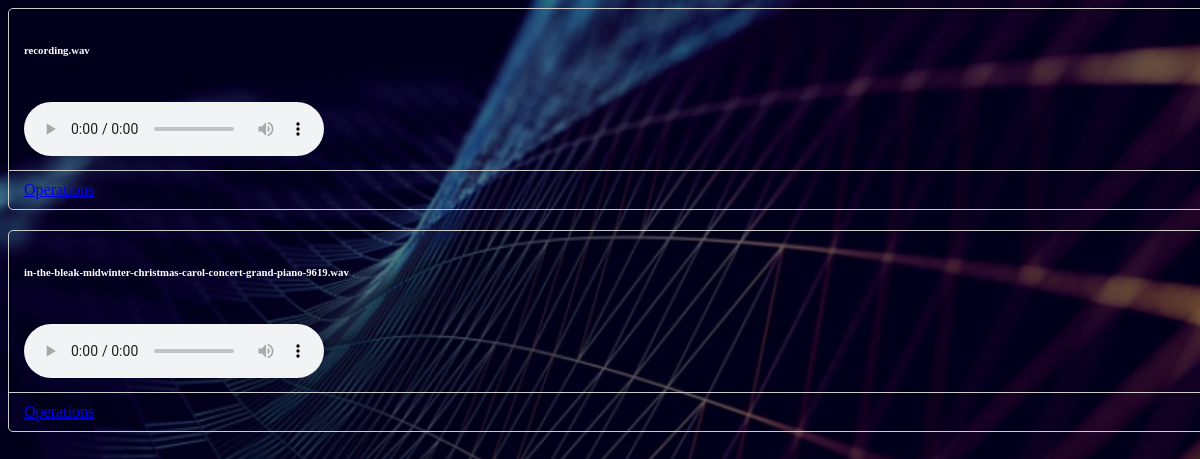
Page /dashboard on the earlier database version.
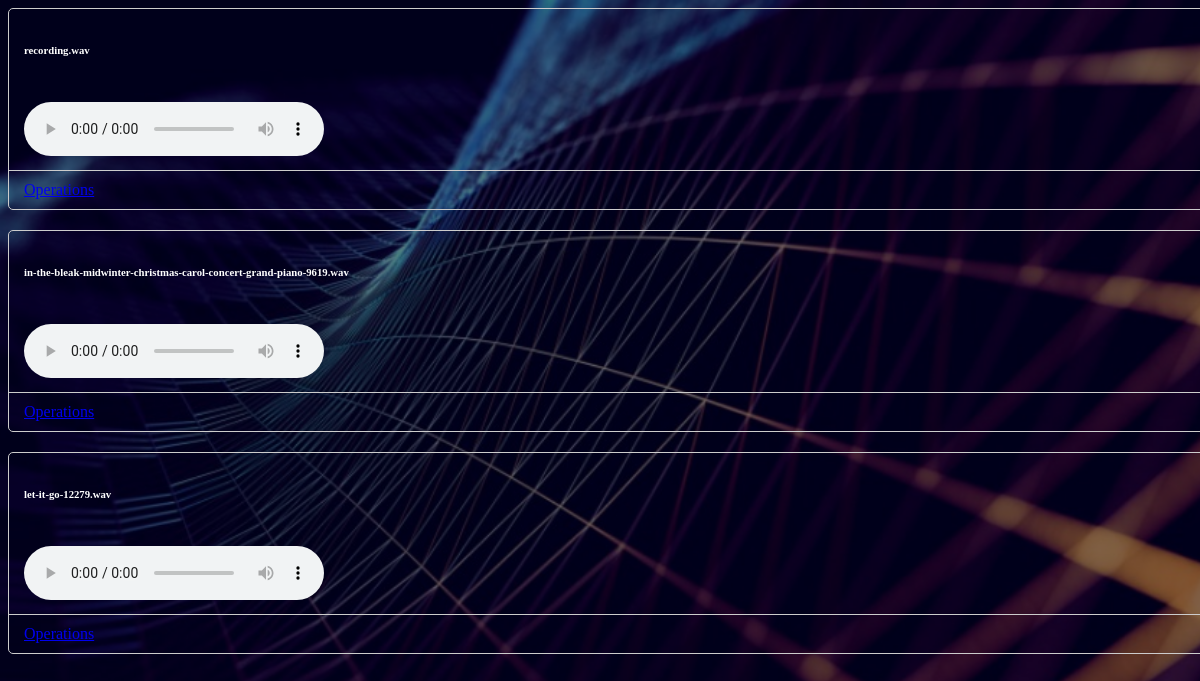
Same page on the later database version.
### database.py (models this page shows, shortened)
class audio(Base):
    __tablename__ = 'audio'
    id = Column(Integer, primary_key=True)
    name = Column(String(250), nullable=False)
    audio_file = Column(String(250), nullable=False)
    date = Column(DateTime, default=datetime.utcnow)

### mainserver.py (the view)
@app.route('/dashboard')
def dashboard():
    db = getdb()
    audios = db.query(audio).all()
    db.close()
    return render_template('dashboard.html', audios=audios, title='Dashboard')

### mainserver.py (called while the page is built)
def getdb():
    engine = create_engine('sqlite:///project.sqlite')
    DBSession = sessionmaker(bind=engine)
    session = scoped_session(DBSession)
    return session

### templates/dashboard.html (shortened to what this page needs)
<!doctype html>
<html lang="en">
<head>
</head>
<body>
    <main>
        <div class="container">
            <div class="row my-5">
                <div class="col-md-6 mx-auto">
                    <div class="container-fluid">
                        <div class="row">
                            {% for item in audios %}
                            <div class="col-md-5 mb-3">
                                <div class="card">
                                    <div class="card-header">
                                        <h6>{{item.name}}</h6>
                                    </div>
                                <div class="card-body">
                                    <audio controls>
                                        <source src="{{item.audio_file}}" type="audio/mpeg">
                                    </audio>
                                </div>
                                <div class="card-footer">
                                    <a href="/audio/operations/{{item.id}}" class="btn btn-primary">Operations</a>
                                </div>
                            </div>
                            {% endfor %}
                        </div>
                    </div>
                </div>
            </div>
        </div>
    </main>
</body>
</html>

### templates/dashboard.html (style rules this page uses)
body { width: 100%; background: linear-gradient(to top, rgba(0,0,0,0.5)50%,rgba(0,0,0,0.5)50%), url(/static/images/1.jpeg); background-position: center; background-size: cover; height: 100vh; padding: 0%; color:#fff; }
.container-fluid { padding: 0; }
.card { border: 1px solid #ccc; border-radius: 5px; margin-bottom: 20px; }
.card-header { background-color: transparent; padding: 10px 15px; border-bottom: 1px solid transparent; color:#fff }
.card-body { padding: 10px 15px; }
.card-footer { background-color:transparent; padding: 10px 15px; border-top: 1px solid #ccc; }

Differences in the rows shown:
added audio: name "let-it-go-12279.wav"
